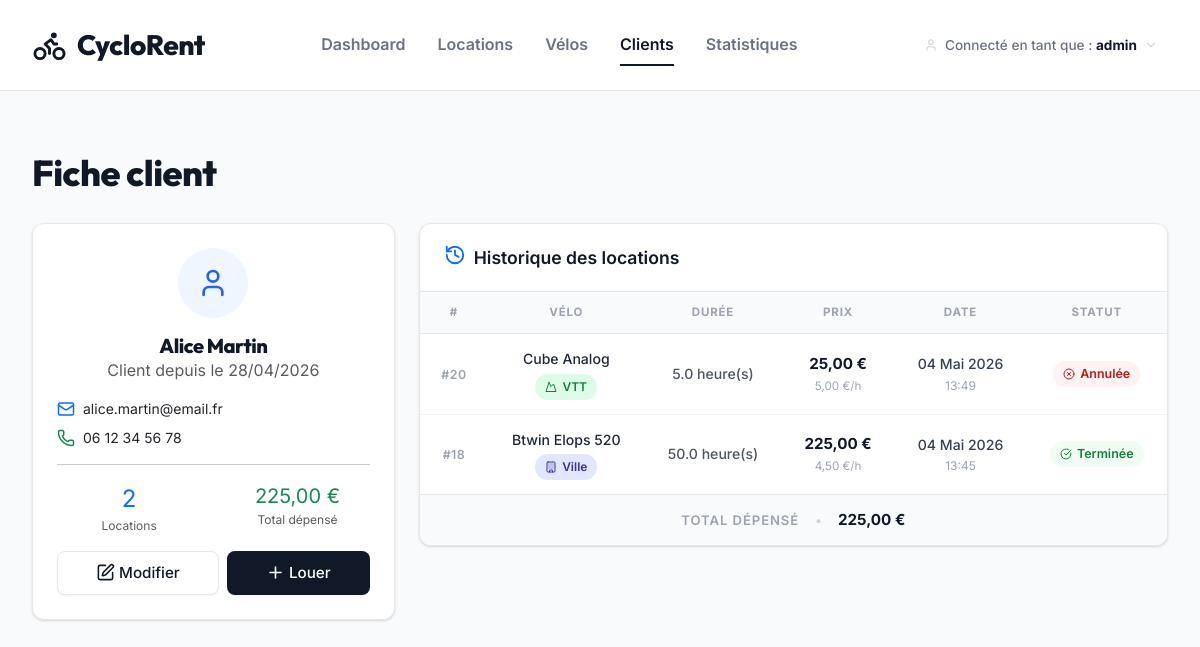
Page /clients/1/ (signed in) on the committed database.
### location/models.py (models this page shows, shortened)
class Client(models.Model):
    nom = models.CharField(max_length=100, verbose_name="Nom")
    prenom = models.CharField(max_length=100, verbose_name="Prénom")
    telephone = models.CharField(max_length=20, verbose_name="Téléphone")
    email = models.EmailField(unique=True, verbose_name="Email")
    date_inscription = models.DateField(auto_now_add=True, verbose_name="Date d'inscription")
    class Meta:
        verbose_name = "Client"
        verbose_name_plural = "Clients"
        ordering = ['nom', 'prenom']
    def __str__(self):
        return f"{self.prenom} {self.nom}"
    def get_nb_locations(self):
        return self.location_set.count()
    def get_total_depenses(self):
        total = self.location_set.exclude(statut='annulee').aggregate(total=models.Sum('prix_total'))['total']
        return total or Decimal('0.00')

class Location(models.Model):
    STATUT_CHOICES = [
        ('en_cours', 'En cours'),
        ('terminee', 'Terminée'),
        ('annulee', 'Annulée'),
    ]
    DUREE_UNITE_CHOICES = [
        ('heures', 'Heures'),
        ('jours', 'Jours (8h)'),
    ]
    velo = models.ForeignKey(Velo, on_delete=models.PROTECT, verbose_name="Vélo")
    client = models.ForeignKey(Client, on_delete=models.PROTECT, verbose_name="Client")
    duree = models.DecimalField(max_digits=6, decimal_places=1, verbose_name="Durée")
    duree_unite = models.CharField(
        max_length=10,
        choices=DUREE_UNITE_CHOICES,
        default='heures',
        verbose_name="Unité de durée"
    )
    prix_total = models.DecimalField(
        max_digits=8, decimal_places=2,
        verbose_name="Prix total (€)",
        blank=True, null=True
    )
    date_location = models.DateTimeField(default=timezone.now, verbose_name="Date de location")
    date_retour = models.DateTimeField(null=True, blank=True, verbose_name="Date de retour prévue")
    statut = models.CharField(
        max_length=15,
        choices=STATUT_CHOICES,
        default='en_cours',
        verbose_name="Statut"
    )
    notes = models.TextField(blank=True, verbose_name="Notes")
    class Meta:
        verbose_name = "Location"
        verbose_name_plural = "Locations"
        ordering = ['-date_location']
    def get_duree_display_full(self):
        unite = "heure(s)" if self.duree_unite == 'heures' else "jour(s)"
        return f"{self.duree} {unite}"

class Velo(models.Model):
    TYPE_CHOICES = [
        ('VTT', 'VTT'),
        ('Electrique', 'Électrique'),
        ('Ville', 'Ville'),
    ]
    numero_cadre = models.CharField(max_length=50, unique=True, verbose_name="Numéro de cadre")
    modele = models.CharField(max_length=100, verbose_name="Modèle")
    type = models.CharField(max_length=20, choices=TYPE_CHOICES, verbose_name="Type")
    prix_heure = models.DecimalField(max_digits=6, decimal_places=2, verbose_name="Prix/heure (€)")
    disponible = models.BooleanField(default=True, verbose_name="Disponible")
    description = models.TextField(blank=True, verbose_name="Description")
    class Meta:
        verbose_name = "Vélo"
        verbose_name_plural = "Vélos"
        ordering = ['modele']
    def get_type_icon(self):
        icons = {
            'VTT': 'mountain',
            'Electrique': 'zap',
            'Ville': 'building',
        }
        return icons.get(self.type, 'bike')

### location/views.py (the view)
# urls.py: path('clients/<int:pk>/', views.client_detail, name='client_detail'),
@login_required
def client_detail(request, pk):
    client = get_object_or_404(Client, pk=pk)
    locations = client.location_set.select_related('velo').order_by('-date_location')
    context = {
        'client': client,
        'locations': locations,
        'total_depenses': client.get_total_depenses(),
    }
    return render(request, 'location/client_detail.html', context)

### location/templates/location/client_detail.html (shortened to what this page needs)
{% extends 'location/base.html' %}
{% block page_title %}Fiche client{% endblock %}
{% block content %}
<div class="row g-4 animate-in">
    <div class="col-lg-4">
        <div class="card">
            <div class="card-body text-center p-4">
                <div class="user-avatar mx-auto mb-3" style="width:70px;height:70px; border-radius:50%; background:#eff6ff; color:#2563eb; display:flex; align-items:center; justify-content:center;">
                    <i data-lucide="user" style="width:32px; height:32px;"></i>
                </div>
                <h5 class="fw-800 mb-0">{{ client.prenom }} {{ client.nom }}</h5>
                <div class="text-muted mb-3">Client depuis le {{ client.date_inscription|date:"d/m/Y" }}</div>
                <div class="text-start mt-3">
                    <div class="d-flex align-items-center gap-2 mb-2">
                        <i data-lucide="mail" class="text-primary" style="width:18px; height:18px;"></i>
                        <span style="font-size:.875rem">{{ client.email }}</span>
                    </div>
                    <div class="d-flex align-items-center gap-2">
                        <i data-lucide="phone" class="text-success" style="width:18px; height:18px;"></i>
                        <span style="font-size:.875rem">{{ client.telephone }}</span>
                    </div>
                </div>
                <hr>
                <div class="row text-center">
                    <div class="col-6">
                        <div class="fw-800 fs-4 text-primary">{{ client.get_nb_locations }}</div>
                        <div class="text-muted" style="font-size:.75rem">Locations</div>
                    </div>
                    <div class="col-6">
                        <div class="fw-800 fs-5 text-success">{{ total_depenses|floatformat:2 }} €</div>
                        <div class="text-muted" style="font-size:.75rem">Total dépensé</div>
                    </div>
                </div>
                <div class="d-flex gap-2 mt-3">
                    <a href="{% url 'client_edit' client.pk %}" class="btn btn-outline-primary flex-fill btn-sm">
                        <i data-lucide="edit" class="me-1"></i>Modifier
                    </a>
                    <a href="{% url 'location_create' %}" class="btn btn-primary flex-fill btn-sm">
                        <i data-lucide="plus" class="me-1"></i>Louer
                    </a>
                </div>
            </div>
        </div>
    </div>
    <div class="col-lg-8">
        <div class="card">
            <div class="card-header"><i data-lucide="history" class="me-2 text-primary"></i>Historique des locations</div>
            <div class="card-body p-0">
                {% if locations %}
                <div class="table-responsive">
                    <table class="loc-table">
                        <thead>
                            <tr>
                                <th>#</th>
                                <th>Vélo</th>
                                <th>Durée</th>
                                <th>Prix</th>
                                <th>Date</th>
                                <th>Statut</th>
                            </tr>
                        </thead>
                        <tbody>
                            {% for loc in locations %}
                            <tr>
                                <td class="td-center"><span class="cell-id">#{{ loc.pk }}</span></td>
                                <td>
                                    <div class="cell-velo-model">{{ loc.velo.modele }}</div>
                                    <span class="badge-type badge-type-{{ loc.velo.type|lower }}">
                                        <i data-lucide="{{ loc.velo.get_type_icon }}"></i>
                                        {{ loc.velo.type }}
                                    </span>
                                </td>
                                <td><span class="cell-duree">{{ loc.get_duree_display_full }}</span></td>
                                <td>
                                    <div class="cell-price-main">{{ loc.prix_total|floatformat:2 }} €</div>
                                    <div class="cell-price-rate">{{ loc.velo.prix_heure }} €/h</div>
                                </td>
                                <td class="td-center">
                                    <div class="cell-date-main">{{ loc.date_location|date:"d M Y" }}</div>
                                    <div class="cell-date-time">{{ loc.date_location|date:"H:i" }}</div>
                                </td>
                                <td class="td-center">
                                    {% if loc.statut == 'en_cours' %}
                                    <span class="status-badge status-en-cours">
                                        <i data-lucide="clock"></i> En cours
                                    </span>
                                    {% elif loc.statut == 'terminee' %}
                                    <span class="status-badge status-terminee">
                                        <i data-lucide="check-circle"></i> Terminée
                                    </span>
                                    {% elif loc.statut == 'annulee' %}
                                    <span class="status-badge status-annulee">
                                        <i data-lucide="x-circle"></i> Annulée
                                    </span>
                                    {% endif %}
                                </td>
                            </tr>
                            {% endfor %}
                        </tbody>
                        <tfoot>
                            <tr>
                                <td colspan="6" style="text-align: center; padding: 14px 20px; border-top: 1px solid #e5e7eb; background: #f9fafb; font-size: 0.82rem;">
                                    <span style="color: #9ca3af; font-weight: 600; text-transform: uppercase; letter-spacing: 0.07em;">Total dépensé</span>
                                    <span style="margin: 0 12px; color: #d1d5db;">&bull;</span>
                                    <span style="font-weight: 700; color: #111827; font-size: 0.95rem; white-space: nowrap;">{{ total_depenses|floatformat:2 }} &euro;</span>
                                </td>
                            </tr>
                        </tfoot>
                    </table>
                </div>
                {% endif %}
            </div>
        </div>
    </div>
</div>
{% endblock %}

### location/templates/location/base.html (shortened to what this page needs)
{% load static %}
<!DOCTYPE html>
<html lang="fr">
<head>
    <link href="https://cdn.jsdelivr.net/npm/bootstrap@5.3.2/dist/css/bootstrap.min.css" rel="stylesheet">
</head>
<body>
{% if user.is_authenticated %}
<nav class="top-nav">
    <a href="{% url 'dashboard' %}" class="nav-brand"><i data-lucide="bike"></i> CycloRent</a>
    <div class="nav-links">
        <a href="{% url 'dashboard' %}" class="nav-link-item {% if request.resolver_match.url_name == 'dashboard' %}active{% endif %}">Dashboard</a>
        <a href="{% url 'location_list' %}" class="nav-link-item {% if 'location' in request.resolver_match.url_name %}active{% endif %}">Locations</a>
        <a href="{% url 'velo_list' %}" class="nav-link-item {% if 'velo' in request.resolver_match.url_name %}active{% endif %}">Vélos</a>
        <a href="{% url 'client_list' %}" class="nav-link-item {% if 'client' in request.resolver_match.url_name %}active{% endif %}">Clients</a>
        <a href="{% url 'statistiques' %}" class="nav-link-item {% if request.resolver_match.url_name == 'statistiques' %}active{% endif %}">Statistiques</a>
    </div>
    <div class="nav-user">
        <div class="user-trigger">
            <i data-lucide="user"></i>
            <span>Connecté en tant que : <strong>{{ request.user.get_full_name|default:request.user.username }}</strong></span>
            <i data-lucide="chevron-down"></i>
        </div>
    </div>
</nav>
{% endif %}
<main class="main-container">
    {% if user.is_authenticated %}
    <header class="page-header animate-in">
        <h1 class="page-title">
            {% if '/locations/' in request.path and 'modifier' in request.path %}
                Modifier Locations
            {% elif '/velos/' in request.path and 'modifier' in request.path %}
                Modifier un vélo
            {% elif '/velos/' in request.path and 'ajouter' in request.path %}
                Ajouter un vélo
            {% elif '/clients/' in request.path and 'modifier' in request.path %}
                Modifier un client
            {% elif '/clients/' in request.path and 'ajouter' in request.path %}
                Ajouter un client
            {% elif '/locations/nouvelle/' in request.path %}
                Nouvelle location
            {% else %}
                {% block page_title %}Dashboard{% endblock %}
            {% endif %}
        </h1>
    </header>
    {% endif %}
    <div class="page-content">
        {% block content %}{% endblock %}
    </div>
</main>
</body>
</html>

### rows in the picture
Client: prenom "Alice", nom "Martin", date_inscription "28/04/2026", email "alice.martin@email.fr", telephone "06 12 34 56 78", get_nb_locations "2"
Location: pk "20", velo.modele "Cube Analog", velo.type "VTT", get_duree_display_full "5.0 heure(s)", prix_total "25,00", velo.prix_heure "5,00", date_location "04 Mai 2026", date_location "13:49", statut "annulee" (drawn)
Location: pk "18", velo.modele "Btwin Elops 520", velo.type "Ville", get_duree_display_full "50.0 heure(s)", prix_total "225,00", velo.prix_heure "4,50", date_location "04 Mai 2026", date_location "13:45", statut "terminee" (drawn)

### other values in the picture
{{ request.user.get_full_name|default:request.user.username }} "admin"
{{ total_depenses|floatformat:2 }} "225,00"
